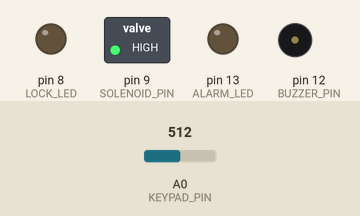
Simulated run of this sketch. Board: Arduino Uno, built with avr-gcc and run on an emulated ATmega328P. Parts: switched loads named in the sketch (green lamp = pin HIGH), output pins drawn as LEDs (lit = HIGH), buzzer (waves = sounding, pin HIGH). Inputs (shaded band) come from the test bench; at power-on: A0 (KEYPAD_PIN) = 512. What the sketch prints to the serial monitor is not drawn.

Above: at 0.1 s.
Timing chart, 0 to 1.6 s (numbered marks = the images above):
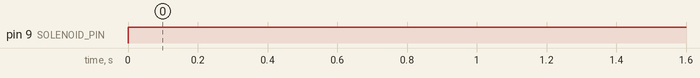

The sketch:

main.ino
```cpp
// Smart Door Lock FSM - Buggy Firmware
const int KEYPAD_PIN = A0;   // PIN Code Analog Resistor Ladder
const int SOLENOID_PIN = 9;  // Door Solenoid Lock
const int LOCK_LED = 8;      // Locked Status LED
const int ALARM_LED = 13;    // Alarm LED (Meant for 3 failed attempts)
const int BUZZER_PIN = 12;   // Alarm Buzzer

enum LockState { LOCKED, UNLOCKING, UNLOCKED, ALARM };
LockState currentState = LOCKED;
int failedAttempts = 0;

void setup() {
  Serial.begin(9600);
  pinMode(SOLENOID_PIN, OUTPUT);
  pinMode(LOCK_LED, OUTPUT);
  pinMode(ALARM_LED, OUTPUT);
  pinMode(BUZZER_PIN, OUTPUT);
  digitalWrite(LOCK_LED, HIGH);
}

void loop() {
  int rawKey = analogRead(KEYPAD_PIN);

  if (currentState == LOCKED) {
    if (rawKey > 500) { // Valid PIN key pressed
      currentState = UNLOCKED;
      digitalWrite(SOLENOID_PIN, HIGH);
      digitalWrite(LOCK_LED, LOW);
      Serial.println("STATE=UNLOCKED PIN=CORRECT");
    } else if (rawKey > 100) {
      failedAttempts++;
      Serial.print("STATE=LOCKED ERR_PIN ATTEMPTS=");
      Serial.println(failedAttempts);
      // BUG: Never enters ALARM state or drives ALARM_LED/BUZZER on failedAttempts >= 3!
    }
  } else if (currentState == UNLOCKED) {
    // BUG: Missing auto-relock timeout timer! Door stays unlocked forever once opened.
  }

  delay(200);
}
```

Measured:
- by itself, pin 9 (SOLENOID_PIN): LOW → HIGH at 0.00 s
